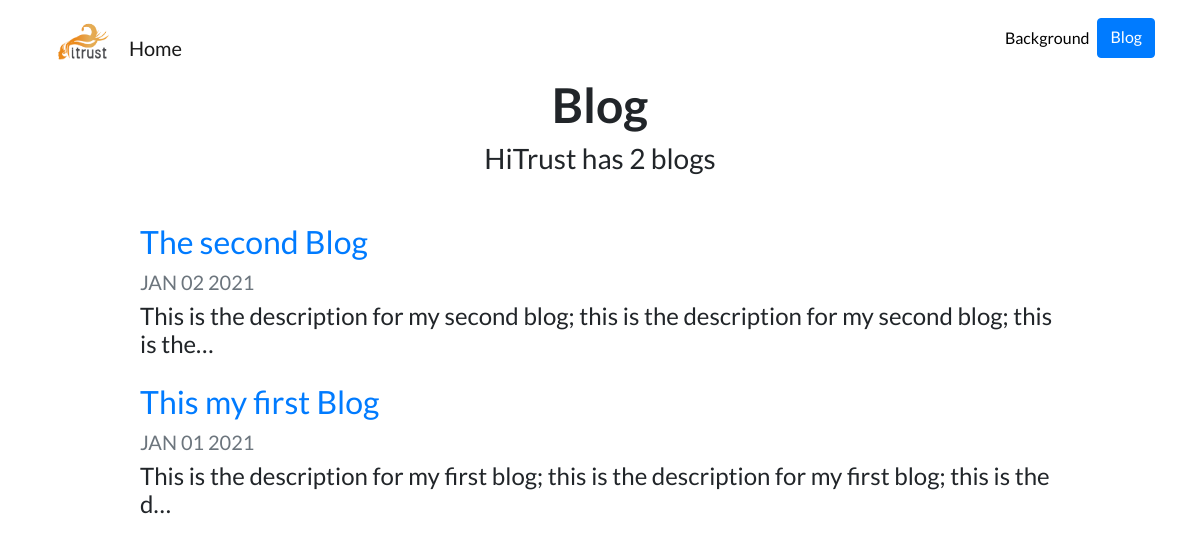
Screenshot of /blog/ with the database file from the repository.
### blog/models.py (models this page shows, shortened)
class Blog(models.Model):
    title = models.CharField(max_length = 200)
    description = models.TextField()
    date = models.DateField()

### blog/views.py (the view)
# urls.py: path('', views.all_blogs, name = 'all_blogs'),
def all_blogs(request):
    blogs = Blog.objects.order_by('-date')
    return render(request, 'blog/all_blogs.html', {'blogs' : blogs})

### blog/templates/blog/all_blogs.html
{% extends 'portfolio/base.html' %}
{% load static %}
{% block content %}
<h1 id="blogtitle" class="font-weight-bold text-center">Blog</h1>
<h3 class="text-center mb-5">HiTrust has {{ blogs.count}} blog{{ blogs.count|pluralize }}</h3>
{% for blog in blogs %}
<div class="row justify-content-center my-3">
  <div class="col-md-10">
    <a href="{% url 'blog:detail' blog.id %}">
      <h2>{{ blog.title }}</h2>
    </a>
    <h5 class="text-muted">{{ blog.date|date:'M d Y'|upper }}</h5>
    <h4>{{ blog.description|striptags|truncatechars:100 }}</h4>
  </div>
</div>
{% endfor %}
{% endblock %}

### portfolio/static/portfolio/custom.css (style rules this page uses)
body { font-family: 'Lato', sans-serif; }
#blogtitle { font-size: 3rem; }

### rows the page displays
Blog: title "The second Blog", date "JAN 02 2021", description "This is the description for my second blog; this is the description for my second blog; this is the…"
Blog: title "This my first Blog", date "JAN 01 2021", description "This is the description for my first blog; this is the description for my first blog; this is the d…"

### other values shown
{{ blogs.count }} "2"
